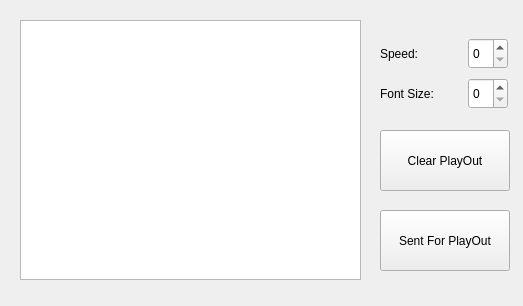
<?xml version="1.0" encoding="UTF-8"?>
<ui version="4.0">
 <class>TextScroller</class>
 <widget class="QWidget" name="TextScroller">
  <property name="geometry">
   <rect>
    <x>0</x>
    <y>0</y>
    <width>523</width>
    <height>306</height>
   </rect>
  </property>
  <property name="sizePolicy">
   <sizepolicy hsizetype="Fixed" vsizetype="Fixed">
    <horstretch>0</horstretch>
    <verstretch>0</verstretch>
   </sizepolicy>
  </property>
  <property name="windowTitle">
   <string>Text Scroller</string>
  </property>
  <widget class="QTextEdit" name="textEdit">
   <property name="geometry">
    <rect>
     <x>20</x>
     <y>20</y>
     <width>341</width>
     <height>260</height>
    </rect>
   </property>
   <property name="html">
    <string>&lt;!DOCTYPE HTML PUBLIC &quot;-//W3C//DTD HTML 4.0//EN&quot; &quot;http://www.w3.org/TR/REC-html40/strict.dtd&quot;&gt;
&lt;html&gt;&lt;head&gt;&lt;meta name=&quot;qrichtext&quot; content=&quot;1&quot; /&gt;&lt;style type=&quot;text/css&quot;&gt;
p, li { white-space: pre-wrap; }
&lt;/style&gt;&lt;/head&gt;&lt;body style=&quot; font-family:'Sans Serif'; font-size:9pt; font-weight:400; font-style:normal;&quot;&gt;
&lt;p style=&quot;-qt-paragraph-type:empty; margin-top:0px; margin-bottom:0px; margin-left:0px; margin-right:0px; -qt-block-indent:0; text-indent:0px;&quot;&gt;&lt;br /&gt;&lt;/p&gt;&lt;/body&gt;&lt;/html&gt;</string>
   </property>
  </widget>
  <widget class="QPushButton" name="SendButton">
   <property name="geometry">
    <rect>
     <x>380</x>
     <y>210</y>
     <width>130</width>
     <height>61</height>
    </rect>
   </property>
   <property name="text">
    <string>Sent For PlayOut</string>
   </property>
  </widget>
  <widget class="QSpinBox" name="SpeedspinBox">
   <property name="geometry">
    <rect>
     <x>468</x>
     <y>38</y>
     <width>40</width>
     <height>31</height>
    </rect>
   </property>
  </widget>
  <widget class="QLabel" name="label">
   <property name="geometry">
    <rect>
     <x>380</x>
     <y>43</y>
     <width>80</width>
     <height>21</height>
    </rect>
   </property>
   <property name="text">
    <string>Speed:</string>
   </property>
  </widget>
  <widget class="QLabel" name="Fontlabel">
   <property name="geometry">
    <rect>
     <x>380</x>
     <y>83</y>
     <width>80</width>
     <height>21</height>
    </rect>
   </property>
   <property name="text">
    <string>Font Size:</string>
   </property>
  </widget>
  <widget class="QSpinBox" name="FontspinBox">
   <property name="geometry">
    <rect>
     <x>468</x>
     <y>78</y>
     <width>40</width>
     <height>31</height>
    </rect>
   </property>
  </widget>
  <widget class="QPushButton" name="clearButton">
   <property name="geometry">
    <rect>
     <x>380</x>
     <y>130</y>
     <width>130</width>
     <height>61</height>
    </rect>
   </property>
   <property name="text">
    <string>Clear PlayOut</string>
   </property>
  </widget>
 </widget>
 <resources/>
 <connections/>
</ui>
